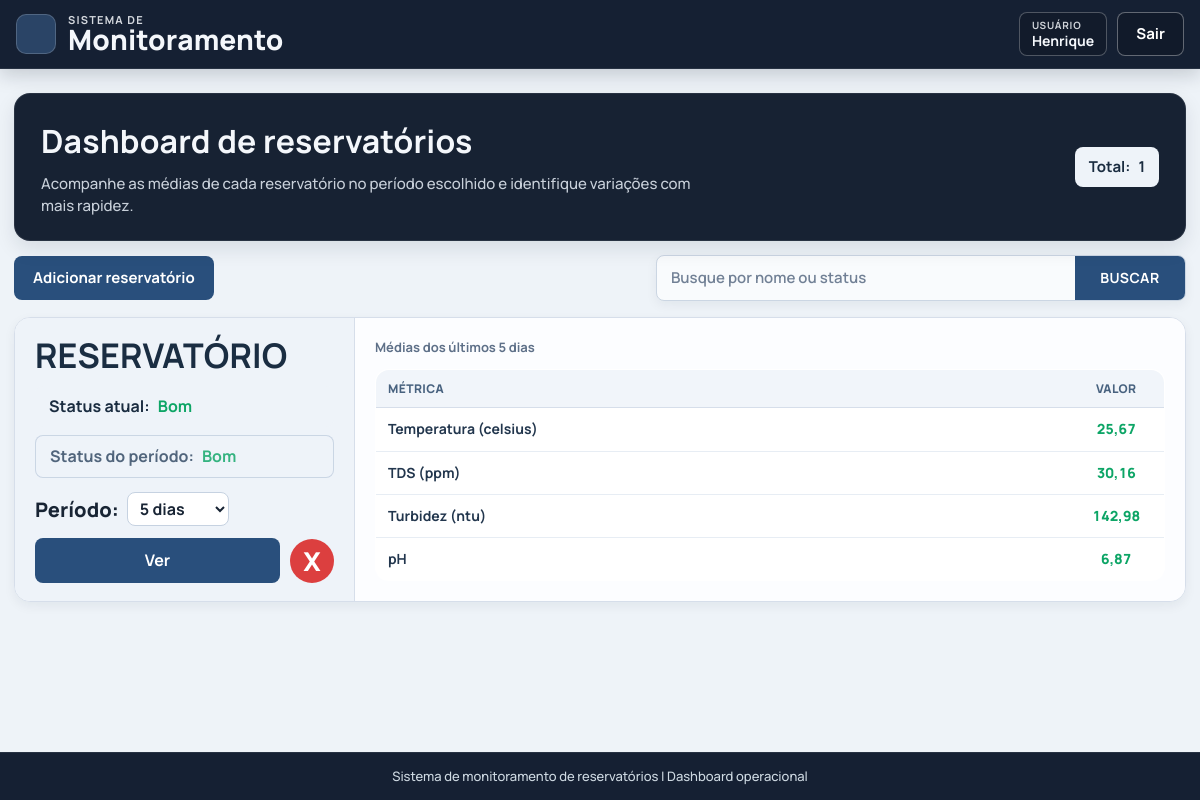
Before: / (signed in) with the older database file.
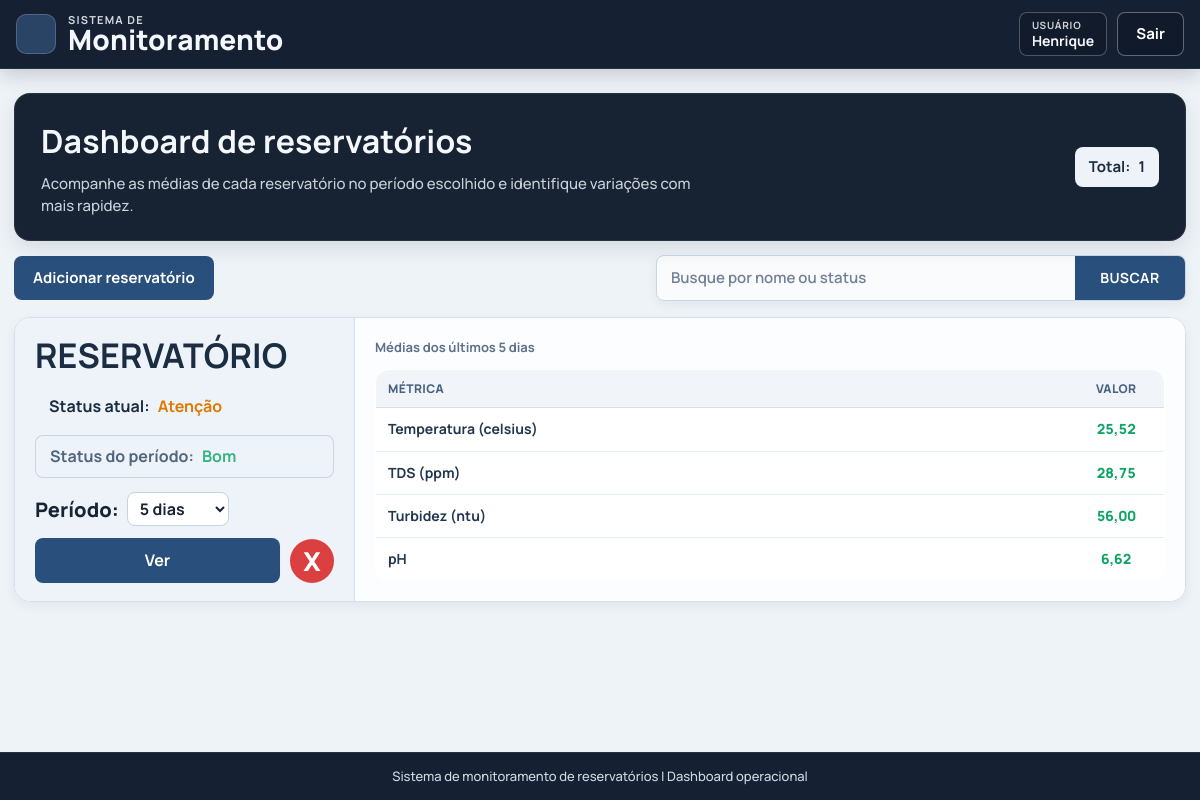
After: the same page with the newer database file.
### app/models.py (models this page shows, shortened)
class Reservatorio(models.Model):
    STATUS_BOM = "bom"
    STATUS_ATENCAO = "atencao"
    STATUS_PERIGO = "perigo"
    FAIXA_PADRAO_PPM_TDS_MIN = 0.0
    FAIXA_PADRAO_PPM_TDS_MAX = 500.0
    FAIXA_PADRAO_NTU_TURBIDEZ_MIN = 0.0
    FAIXA_PADRAO_NTU_TURBIDEZ_MAX = 5.0
    FAIXA_PADRAO_CELSIUS_TEMPERATURA_MIN = 5.0
    FAIXA_PADRAO_CELSIUS_TEMPERATURA_MAX = 30.0
    FAIXA_PADRAO_PH_MIN = 6.0
    FAIXA_PADRAO_PH_MAX = 9.5
    META_PADRAO_PPM_TDS = 600.0
    META_PADRAO_NTU_TURBIDEZ = 1.5
    META_PADRAO_CELSIUS_TEMPERATURA = 25.0
    META_PADRAO_PH = 7.0
    ESP32_INTERVALO_ENVIO_NORMAL_PADRAO_S = 60
    ESP32_INTERVALO_ENVIO_CALIBRACAO_PADRAO_S = 5
    STATUS_CHOICES = (
        (STATUS_BOM, "Bom"),
        (STATUS_ATENCAO, "Atenção"),
        (STATUS_PERIGO, "Perigo"),
    )
    usuario = models.ForeignKey(
        settings.AUTH_USER_MODEL,
        on_delete=models.CASCADE,
        related_name="reservatorios",
    )
    nome = models.CharField(max_length=120, unique=True)
    status = models.CharField(max_length=20, choices=STATUS_CHOICES, default=STATUS_BOM)
    faixa_ppm_tds_min = models.FloatField(default=FAIXA_PADRAO_PPM_TDS_MIN)
    faixa_ppm_tds_max = models.FloatField(default=FAIXA_PADRAO_PPM_TDS_MAX)
    faixa_ntu_turbidez_min = models.FloatField(default=FAIXA_PADRAO_NTU_TURBIDEZ_MIN)
    faixa_ntu_turbidez_max = models.FloatField(default=FAIXA_PADRAO_NTU_TURBIDEZ_MAX)
    faixa_celsius_temperatura_min = models.FloatField(default=FAIXA_PADRAO_CELSIUS_TEMPERATURA_MIN)
    faixa_celsius_temperatura_max = models.FloatField(default=FAIXA_PADRAO_CELSIUS_TEMPERATURA_MAX)
    faixa_ph_min = models.FloatField(default=FAIXA_PADRAO_PH_MIN)
    faixa_ph_max = models.FloatField(default=FAIXA_PADRAO_PH_MAX)
    meta_ppm_tds = models.FloatField(default=META_PADRAO_PPM_TDS)
    meta_ntu_turbidez = models.FloatField(default=META_PADRAO_NTU_TURBIDEZ)
    meta_celsius_temperatura = models.FloatField(default=META_PADRAO_CELSIUS_TEMPERATURA)
    meta_ph = models.FloatField(default=META_PADRAO_PH)
    esp32_intervalo_envio_normal_s = models.PositiveIntegerField(
        default=ESP32_INTERVALO_ENVIO_NORMAL_PADRAO_S,
    )
    esp32_intervalo_envio_calibracao_s = models.PositiveIntegerField(
        default=ESP32_INTERVALO_ENVIO_CALIBRACAO_PADRAO_S,
    )
    alerta_sonoro_silenciado = models.BooleanField(default=False)
    alerta_sonoro_silenciado_permanente = models.BooleanField(default=False)
    alerta_sonoro_teste_ate = models.DateTimeField(null=True, blank=True)
    created_at = models.DateTimeField(auto_now_add=True)
    updated_at = models.DateTimeField(auto_now=True)
    class Meta:
        ordering = ["nome"]
    @classmethod
    def listar(cls, busca="", usuario=None):
        queryset = cls.objects.all()
        if usuario is not None:
            queryset = queryset.filter(usuario=usuario)
        termo = (busca or "").strip()
        if not termo:
            return queryset
        return queryset.filter(Q(nome__icontains=termo) | Q(status__icontains=termo))

### app/views.py (the view)
# urls.py: path('', views.index, name="index"),
@login_required(login_url="entrar")
@require_http_methods(["GET"])
def index(request):
    busca = request.GET.get("busca", "").strip()
    periodo_valor = _normalizar_periodo_valor(request.GET.get("dias"))
    periodo_delta = _delta_por_periodo(periodo_valor)
    reservatorios = list(Reservatorio.listar(busca=busca, usuario=request.user))
    dashboard_cards = _montar_dashboard_cards(reservatorios, periodo_delta)
    return render(
        request,
        "index.html",
        {
            "reservatorios": reservatorios,
            "dashboard_cards": dashboard_cards,
            "busca": busca,
            "periodo_selecionado": periodo_valor,
            "periodo_rotulo": _rotulo_periodo(periodo_valor),
            "periodos_disponiveis": PERIODOS_DISPONIVEIS,
        },
    )

### app/services/numeros.py (called while the page is built)
def formatar_decimal_br(valor, casas=2):
    if valor is None:
        return ""
    numero = float(valor)
    if not math.isfinite(numero):
        return ""
    casas_final = max(0, int(casas))
    return f"{numero:.{casas_final}f}".replace(".", ",")

### app/services/turbidez_periodo.py (called while the page is built)
def is_leitura_turbidez_noturna(data_hora):
    if data_hora is None:
        return False
    data_hora_local = _localtime_seguro(data_hora)
    horario = data_hora_local.timetz().replace(tzinfo=None)
    return horario >= INICIO_NOITE_TURBIDEZ or horario <= FIM_NOITE_TURBIDEZ

def _localtime_seguro(data_hora):
    if timezone.is_naive(data_hora):
        return timezone.make_aware(data_hora, timezone.get_current_timezone())
    return timezone.localtime(data_hora)

### app/templatetags/monitoramento_formatos.py (called while the page is built)
@register.filter
def decimal_br(valor, casas=2):
    return formatar_decimal_br(valor, casas)

### app/views.py (called while the page is built)
def _delta_por_periodo(periodo_valor):
    unidade = periodo_valor[-1]
    quantidade = int(periodo_valor[:-1])
    if unidade == "m":
        return timedelta(minutes=quantidade)
    if unidade == "h":
        return timedelta(hours=quantidade)
    return timedelta(days=quantidade)

### app/templates/index.html (shortened to what this page needs)
{% extends "blocos/base.html" %}
{% block content %}
<section class="detail-hero index-hero">
    <div>
        <h2>Dashboard de reservatórios</h2>
        <p class="index-hero-subtitle">
            Acompanhe as médias de cada reservatório no período escolhido e identifique variações com mais rapidez.
        </p>
    </div>
    <p class="detail-status index-total-pill">
        <span>Total:</span>
        <strong>{{ reservatorios|length }}</strong>
    </p>
</section>
<section class="toolbar">
    <form method="post" action="{% url 'reservatorio_adicionar' %}">
        <button class="btn-main" type="submit">Adicionar reservatório</button>
    </form>
    <form class="search" method="get" action="{% url 'index' %}">
        <input
            type="text"
            name="busca"
            value="{{ busca }}"
            placeholder="Busque por nome ou status"
            aria-label="Buscar por nome ou status"
        >
        <button type="submit" aria-label="Buscar">Buscar</button>
    </form>
</section>
<section class="dashboard-grid">
    {% for card in dashboard_cards %}
    {% include "blocos/_dashboard_card.html" with card=card periodo_label=periodo_rotulo card_mode="index" %}
    {% empty %}
    <article class="empty-state">
        <p>Nenhum reservatório encontrado.</p>
    </article>
    {% endfor %}
</section>
{% endblock %}

### app/templates/blocos/_dashboard_card.html (shortened to what this page needs)
{% load monitoramento_formatos %}
<article class="dashboard-card">
    <section class="dashboard-card-left">
        <h2>{{ card.reservatorio.nome|upper }}</h2>
        <div class="dashboard-status-stack">
            <p class="status-pill">
                <span>Status atual:</span>
                <strong class="status-text status-{{ card.reservatorio.status }}">{{ card.reservatorio.get_status_display }}</strong>
            </p>
            <p class="status-pill status-pill-period">
                <span>Status do período:</span>
                <strong class="status-text status-{{ card.status_periodo }}">{{ card.status_periodo_label }}</strong>
            </p>
        </div>
        {% if card_mode == "index" %}
        <form class="dashboard-period-form" method="get" action="{% url 'index' %}">
            <label for="periodo-{{ card.reservatorio.id }}">Período:</label>
            <select id="periodo-{{ card.reservatorio.id }}" name="dias" onchange="this.form.submit()">
                {% for periodo_valor_item, periodo_label_item in periodos_disponiveis %}
                <option value="{{ periodo_valor_item }}" {% if periodo_valor_item == periodo_selecionado %}selected{% endif %}>
                    {{ periodo_label_item }}
                </option>
                {% endfor %}
            </select>
        </form>
        {% else %}
        <p class="dashboard-period-static">
            <span>Período:</span>
            <strong>{{ periodo_label }}</strong>
        </p>
        {% endif %}
        {% if card_mode == "index" %}
        <div class="dashboard-actions">
            <a class="btn-ver" href="{% url 'reservatorio_detalhe' card.reservatorio.id %}">Ver</a>
            <form
                method="post"
                action="{% url 'reservatorio_excluir' card.reservatorio.id %}"
                data-confirm-delete-reservatorio
                data-reservatorio-nome="{{ card.reservatorio.nome }}"
            >
                <button class="btn-delete" type="submit" aria-label="Excluir reservatório">X</button>
            </form>
        </div>
        {% endif %}
    </section>
    <section class="dashboard-card-right">
        <p class="dashboard-period-caption">Médias dos últimos {{ periodo_label }}</p>
        <table class="dashboard-metrics-table">
            <thead>
                <tr>
                    <th scope="col">Métrica</th>
                    <th scope="col">VALOR</th>
                </tr>
            </thead>
            <tbody>
                <tr>
                    <th scope="row">Temperatura (celsius)</th>
                    <td class="dashboard-value status-{{ card.status_ponto_unico.temperatura }}">
                        {% if card.ponto_unico.temperatura is not None %}{{ card.ponto_unico.temperatura|decimal_br:2 }}{% else %}--{% endif %}
                    </td>
                </tr>
                <tr>
                    <th scope="row">TDS (ppm)</th>
                    <td class="dashboard-value status-{{ card.status_ponto_unico.tds }}">
                        {% if card.ponto_unico.tds is not None %}{{ card.ponto_unico.tds|decimal_br:2 }}{% else %}--{% endif %}
                    </td>
                </tr>
                <tr>
                    <th scope="row">Turbidez (ntu)</th>
                    <td class="dashboard-value status-{{ card.status_ponto_unico.turbidez }}">
                        {% if card.ponto_unico.turbidez is not None %}{{ card.ponto_unico.turbidez|decimal_br:2 }}{% else %}--{% endif %}
                    </td>
                </tr>
                <tr>
                    <th scope="row">pH</th>
                    <td class="dashboard-value status-{{ card.status_ponto_unico.ph }}">
                        {% if card.ponto_unico.ph is not None %}{{ card.ponto_unico.ph|decimal_br:2 }}{% else %}--{% endif %}
                    </td>
                </tr>
            </tbody>
        </table>
    </section>
</article>

Changed rows visible on the page:
changed Reservatorio "RESERVATÓRIO": status "bom" → "atencao" (drawn); reservatorio.status "Bom" → "Atenção"; ponto_unico.temperatura|decimal_br "25,67" → "25,52"; ponto_unico.tds|decimal_br "30,16" → "28,75"; ponto_unico.turbidez|decimal_br "142,98" → "56,00"; ponto_unico.ph|decimal_br "6,87" → "6,62"
